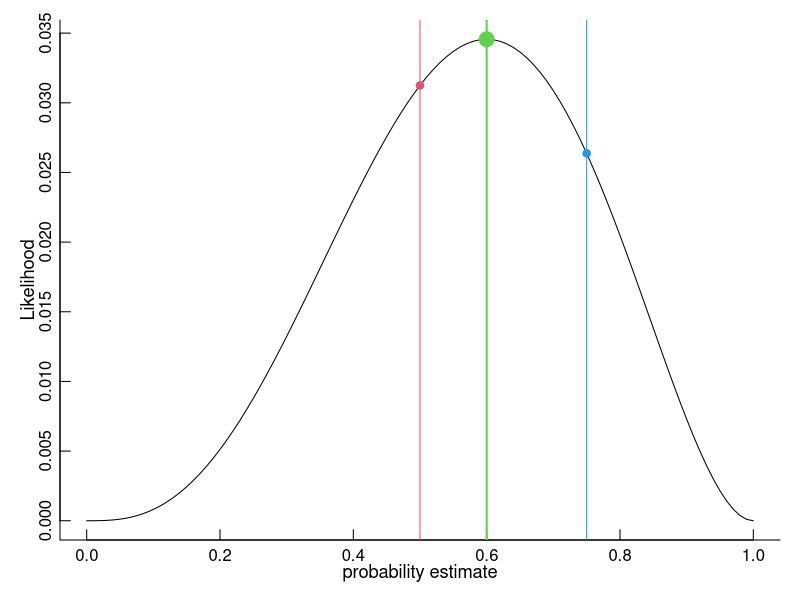
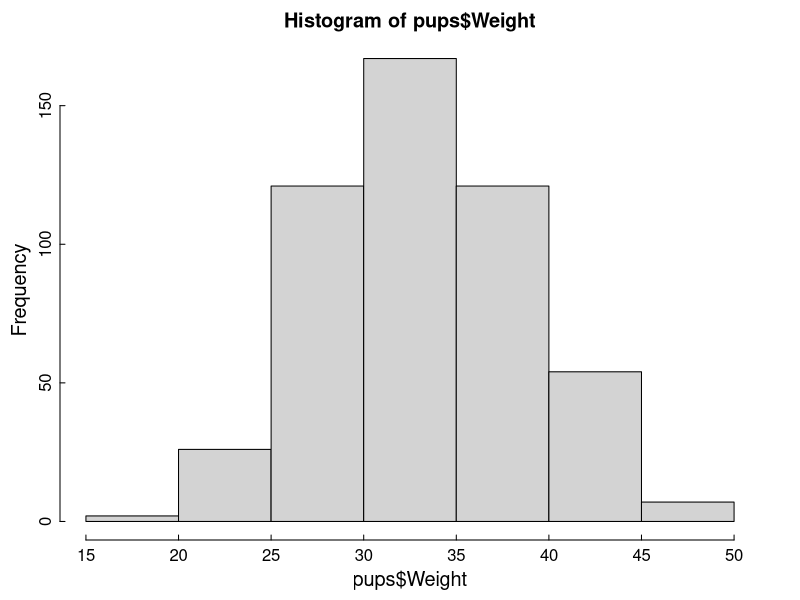
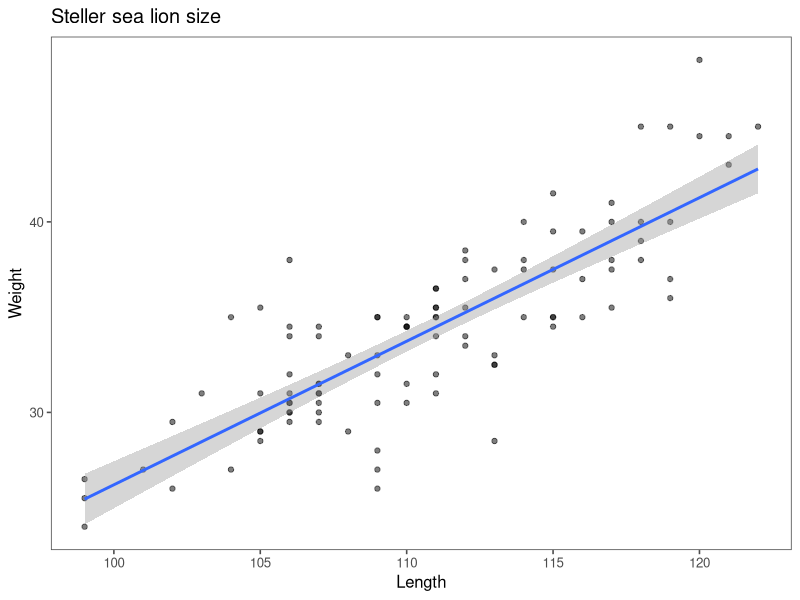
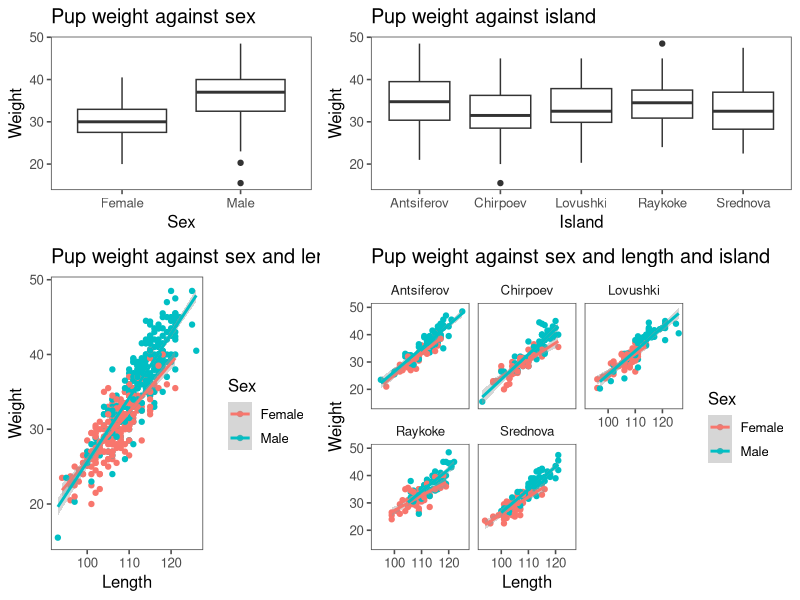

These charts were generated, in order, by the following R code: (Note: this script raises an error after producing the figures.)
## ---- chunk 1
knitr::opts_chunk$set(echo = FALSE, message = FALSE, cache = TRUE, warning = FALSE, las = 1, dpi = 100)
#output: html_document
## ---- chunk 2
#require(elieslides)
pars <- function(...){
    par(mar = c(3,3,2,2), bty = "l", mgp = c(1.5,.25,0),
        tck = 0.01, cex.lab = 1.2, ...)
}
require(kableExtra)
## ---- chunk 3
par(bty = "l", tck = 0.02, mgp = c(1.1,.25,0), cex.lab = 1.1, mar = c(3,3,1,1))
ps <- seq(0,1, .01)
X <- c(1,0,1,1,0)
getL <- function(p, X) prod(ifelse(X, p, 1- p))

plot(ps, sapply(ps, getL, X), type = "l", ylab = "Likelihood", xlab = "probability estimate")
abline(v = c(1/2, 3/5, 3/4), col = 2:4, lwd = c(1,2,1))
points(c(1/2, 3/5, 3/4), sapply(c(1/2, 3/5, 3/4), getL, X), pch = 19, cex = c(1,2,1), col = 2:4)
## ---- chunk 4
pars()
pcks <- c("magrittr","plyr","ggthemes","ggplot2")
a <- sapply(pcks, require, character = TRUE)
pups <- read.csv("data/SeaLions.csv") 
#head(pups_raykoke)
hist(pups$Weight)
## ---- chunk 5
mean(pups$Weight)
sd(pups$Weight)
## ---- chunk 6
pcks <- c("magrittr","plyr","ggthemes","ggplot2")
a <- sapply(pcks, require, character = TRUE)
pups_raykoke <- read.csv("data/SeaLions.csv") %>% subset(Island == "Raykoke")
ggplot(pups_raykoke, aes(Length, Weight)) + 
    geom_point(col = alpha("black", .5)) + 
    geom_smooth(method = "lm") + 
    #facet_wrap(.~Sex) + 
    theme_few() + ggtitle("Steller sea lion size")
## ---- chunk 7
pups <- read.csv("data/SeaLions.csv") %>% mutate(Sex = ifelse(Sex == "F", "Female", "Male"))
## ---- chunk 8
p.sex <- ggplot(pups, aes(Sex, Weight)) + 
    geom_boxplot() + stat_smooth(method = "lm") + 
    theme_few() + 
    ggtitle("Pup weight against sex") 

p.island <- ggplot(pups, aes(Island, Weight)) + 
    geom_boxplot() + stat_smooth(method = "lm") + 
    theme_few() + 
    ggtitle("Pup weight against island ") 

p.sexlength <- ggplot(pups, aes(Length, Weight, factor = Sex, col= Sex)) + 
    geom_point() + stat_smooth(method = "lm") + 
    theme_few() + 
    guides(fill=guide_legend(ncol=2)) + 
    ggtitle("Pup weight against sex and length") 

p.sexislandlength <- ggplot(pups, 
                      aes(Length, Weight, factor = Sex, col= Sex)) + 
    geom_point() + stat_smooth(method = "lm") + 
    theme_few() + facet_wrap(.~Island)  + 
    ggtitle("Pup weight against sex and length and island") 
## ---- chunk 9
require(gridExtra)
grid.arrange(p.sex, p.island, p.sexlength,  p.sexislandlength, 
             ncol = 2, widths = c(2,3), heights = c(2,3))
## ---- chunk 10
pup.formulae <- list(
  Weight ~ 1,
  Weight ~ Island,
  Weight ~ Sex,
  Weight ~ Length,
  Weight ~ Length + Sex,
  Weight ~ Length + Sex + Island,
  Weight ~ Length * Sex,
  Weight ~ Length * Sex + Island,
  Weight ~ Length * Sex * Island)
names(pup.formulae) <- as.character(pup.formulae)
fit.list <- lapply(pup.formulae, lm, data = pups)
buildAICtable <- function(fit){
  data.frame(k = length(fit$coef), 
             R2 = summary(fit)$r.squared %>% round(3),
             logLik = logLik(fit) %>% round(1),
             AIC = AIC(fit) %>% round(1))
}
dAIC.table <- pup.formulae %>% 
  lapply(lm, data = pups) %>% ldply(buildAICtable) %>%      
  mutate(dAIC = AIC - min(AIC)) %>% 
  plyr::rename(c(.id = "Model")) %>% # rename .id column
  arrange(dAIC) # arrange by dAIC
require(kableExtra)
kable(dAIC.table) %>% kable_styling() %>% 
  row_spec(1, bold = TRUE, background = "yellow")
## ---- chunk 11
library(dplyr)
lm(Weight ~ Sex*Length + Island - 1, data = pups) %>% tidy %>%
  mutate_if(is.numeric, round, 2) %>% kable
## ---- chunk 12
fitLengthSex <- function(df) lm(Weight ~ Length * Sex, data = df)
island_fits <- dlply(pups, "Island", fitLengthSex)
require(broom)
island.results <- ldply(island_fits, tidy)
ggplot(island.results %>% 
         mutate(low = estimate - 2*std.error, high = estimate + 2*std.error) %>%
         subset(term != "(Intercept)"), 
       aes(estimate, Island, col = p.value < 0.05 , xmin = low, xmax = high)) + geom_errorbarh() +
  geom_point() + geom_vline(xintercept = 0, col = "darkgrey", lty = 2) + 
  facet_wrap(.~term, scales = "free_x") + theme_few() + theme(legend.position = 'bottom')
## ---- chunk 13
pars()
set.seed(1976)
X <- 0:15
a <- 1; b <- 1/2
sigma <- 1
plot(X, a + b*X + rnorm(length(X), 0, sigma), 
     pch = 19, ylab = "Y", ylim = c(-1,11), 
     main = expression(alpha == 1~";"~beta == 1/2~";"~sigma == 1),
     xlab = "covariate (X)")
abline(a,b, col = "red", lwd = 2)
## ---- chunk 14
expit <- function(x) exp(x)/(1+exp(x))

pars()
curve(expit(1/2*x - 3), xlim = c(0,15), lwd = 2, ylim = c(0,1), 
      ylab = "probability", xlab = "covariate (X)", 
      main = expression(alpha==-3~';'~beta==1/2))
## ---- chunk 15
solea <- read.csv("data/Solea.csv") %>% 
    mutate(presence = Solea_solea)
s <- solea %>% mutate(Solea_solea = NULL) %>% head
s[1:6, 5:13] %>% kable %>% kable_styling %>% column_spec(9, bold=TRUE)
## ---- chunk 16
ggplot(solea %>% mutate(presence = Solea_solea == 1), 
       aes(presence, salinity, col = presence)) + 
    geom_boxplot() + geom_jitter() + xlab("") + 
    ggtitle("Presence of Solea vs. salinity") + coord_flip() + 
    theme(legend.position = "none")
## ---- chunk 17
summary(glm(presence ~ salinity, data = solea, family ='binomial'))$coef %>% apply(2, round, 3) %>% kable
## ---- chunk 18
par(bty = "l", cex.lab = 1.5, tck = 0.02, mgp = c(1.25,.25,0), mar = c(3,3,1,1), las = 2)
plotBinary <- function (X, Y, ...) 
 {
     plot(X, jitter(Y, factor = 0.1), col = rgb(0, 0, 0, 0.5), 
         pch = 19, ylim = c(-0.2, 1.2), ...)
     boxplot(X ~ Y, horizontal = TRUE, notch = TRUE, add = TRUE, 
         at = c(-0.1, 1.1), width = c(0.1, 0.1), col = "grey", 
         boxwex = 0.1, yaxt = "n")
}
expit <- function(x) exp(x)/(1 + exp(x))
Sole.glm <- glm(presence ~ salinity, family=binomial(link="logit"), data = solea)
Sole.predict <- predict(Sole.glm, 
                        newdata = data.frame(salinity = 0:40), 
                        se.fit = TRUE) %>% data.frame %>% 
    mutate(phat = expit(fit), low= expit(fit - 2*se.fit), high = expit(fit + 2*se.fit))

### The basic plot, and the prediction
plotBinary(solea$salinity, solea$Solea, xlab = "Salinity", ylab = "Presence", yaxt = "n")
lines(0:40, expit(Sole.predict$fit))
with(Sole.predict,{
    polygon(c(0:40,40:0), 
            c(low, high[41:1]), col=alpha("orange", .5), bor = NA)
    lines(0:40, phat, lwd = 2, col = "darkred")

})
axis(side = 2, at = c(0,1))
## ---- chunk 19
formulae <- list(
    M1 = presence ~ depth,
    M =  presence ~ temp,
    M1 = presence ~ salinity,
    M1 = presence ~ gravel,
    M2 = presence ~ depth + temp,
    M3 = presence ~ depth + salinity,
    M4 = presence ~ depth + gravel,
    M5 = presence ~ temp + salinity,
    M6 = presence ~ temp + gravel, 
    M6 = presence ~ salinity + gravel, 
    M6 = presence ~ depth + temp + gravel,
    M6 = presence ~ depth + temp + salinity)

names(formulae) <- paste0("M", 1:length(formulae)-1)
fits <- llply(formulae, function(l) glm(l, data = solea, family = "binomial"))

AICtable <- ldply(fits, function(f){
    f.char <- as.character(formula(f))
    f.char2 <- paste(f.char[3:length(f.char)], collapse = " + ")
    data.frame(Model = f.char2, 
               k =  summary(f)$coef %>% nrow, 
               logLik = logLik(f)  %>% round(1),
               AIC = AIC(f)  %>% round(1))
    }) %>% mutate(dAIC = AIC - min(AIC)) %>% plyr::rename(c(.id = "")) %>% plyr::arrange(AIC)
## ---- chunk 20
AICtable %>% kable %>% 
    row_spec(which(AICtable$dAIC < 2), bold = T, color = "darkblue", background = "lightgreen") %>% 
    row_spec(which(AICtable$dAIC == 0), bold = T, color = "darkblue", background = "yellow")
## ---- chunk 21
pars()
#f <-  glm(presence ~ depth * salinity + temp + gravel, 
#          data = solea, family = "binomial")
#d <- MuMIn::dredge(f)
#head(d, 10)

require(broom); require(GGally)
f <-  glm(presence ~ gravel + salinity + depth + temp, 
          data = solea, family = "binomial")
df <- tidy(f, conf.int = TRUE)[-1,] %>% 
    mutate(sign = ifelse(conf.high < 0, "negative",
                         ifelse(conf.low > 0, "positive", 
                                "non-significant")))
ggplot(df, aes(estimate, term, 
               xmin = conf.low, xmax = conf.high,
               color = sign)) + 
    ggtitle("coefficients") + 
    geom_vline(xintercept = 0, col = "grey", lwd = 2) + 
    geom_linerange(lwd = 1.5, alpha = 0.6) + 
    geom_point(size = 5) + theme_classic() + 
    theme(legend.position = c(0.8, 0.9))
